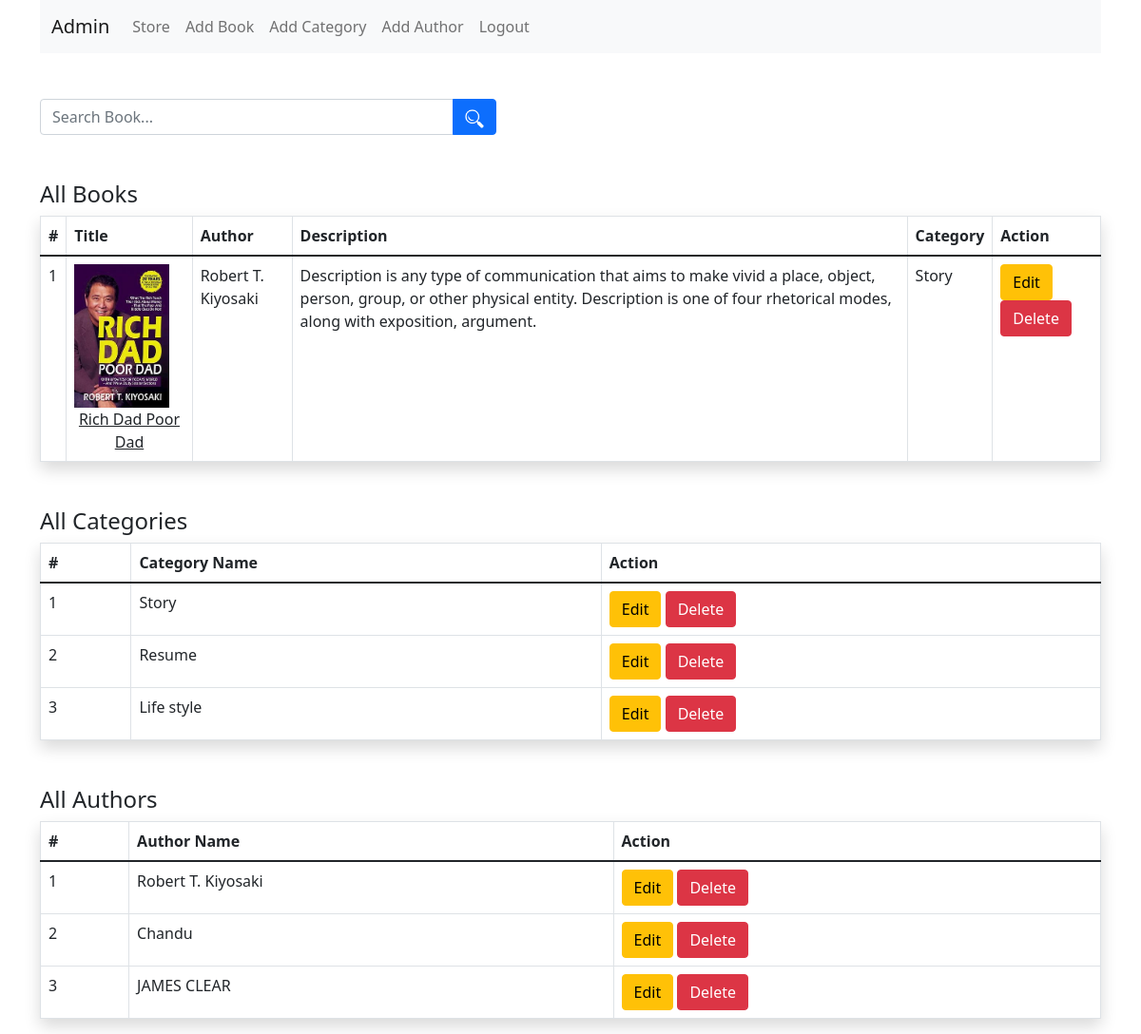
The page /admin.php (signed in) on the database its author committed.
### tables this page shows
CREATE TABLE `books` (
  `id` int(11) NOT NULL,
  `title` varchar(255) NOT NULL,
  `author_id` int(11) NOT NULL,
  `description` text NOT NULL,
  `category_id` int(11) NOT NULL,
  `cover` varchar(255) NOT NULL,
  `file` varchar(255) NOT NULL
);

CREATE TABLE `authors` (
  `id` int(11) NOT NULL,
  `name` varchar(255) NOT NULL
);

CREATE TABLE `categories` (
  `id` int(11) NOT NULL,
  `name` varchar(255) NOT NULL
);

### php/func-book.php (called while the page is built, shortened)
<?php
function get_all_books($con)
{
    $sql  = "SELECT * FROM books ORDER bY id DESC";
    $stmt = $con->prepare($sql);
    $stmt->execute();
    if ($stmt->rowCount() > 0) {
        $books = $stmt->fetchAll();
    } else {
        $books = 0;
    }
    return $books;
}

### php/func-author.php (called while the page is built, shortened)
<?php
function get_all_author($con)
{
    $sql  = "SELECT * FROM authors";
    $stmt = $con->prepare($sql);
    $stmt->execute();
    if ($stmt->rowCount() > 0) {
        $authors = $stmt->fetchAll();
    } else {
        $authors = 0;
    }
    return $authors;
}

### php/func-category.php (called while the page is built, shortened)
<?php
function get_all_categories($con)
{
    $sql  = "SELECT * FROM categories";
    $stmt = $con->prepare($sql);
    $stmt->execute();
    if ($stmt->rowCount() > 0) {
        $categories = $stmt->fetchAll();
    } else {
        $categories = 0;
    }
    return $categories;
}

### admin.php (the view, shortened to what this page needs)
<?php
if (
    isset($_SESSION['user_id']) &&
    isset($_SESSION['user_email'])
) {
    include "db_conn.php";
    include "php/func-book.php";
    $books = get_all_books($conn);
    include "php/func-author.php";
    $authors = get_all_author($conn);
    include "php/func-category.php";
    $categories = get_all_categories($conn);
?>
<!DOCTYPE html>
<html lang="en">
<head>
    <link href="https://cdn.jsdelivr.net/npm/bootstrap@5.1.1/dist/css/bootstrap.min.css" rel="stylesheet"
>
</head>
<body>
    <div class="container">
        <nav class="navbar navbar-expand-lg navbar-light bg-light">
            <div class="container-fluid">
                <a class="navbar-brand" href="admin.php">Admin</a>
                <div class="collapse navbar-collapse" id="navbarSupportedContent">
                    <ul class="navbar-nav me-auto mb-2 mb-lg-0">
                        <li class="nav-item">
                            <a class="nav-link" aria-current="page" href="index.php">Store</a>
                        </li>
                        <li class="nav-item">
                            <a class="nav-link" href="add-book.php">Add Book</a>
                        </li>
                        <li class="nav-item">
                            <a class="nav-link" href="add-category.php">Add Category</a>
                        </li>
                        <li class="nav-item">
                            <a class="nav-link" href="add-author.php">Add Author</a>
                        </li>
                        <li class="nav-item">
                            <a class="nav-link" href="logout.php">Logout</a>
                        </li>
                    </ul>
                </div>
            </div>
        </nav>
        <form action="search.php" method="get" style="width: 100%; max-width: 30rem">
            <div class="input-group my-5">
                <input type="text" class="form-control" name="key" placeholder="Search Book..."
                    aria-label="Search Book..." aria-describedby="basic-addon2">
                <button class="input-group-text
		                 btn btn-primary" id="basic-addon2">
                    <img src="img/search.png" width="20">
                </button>
            </div>
        </form>
        <?php if ($books == 0) { ?>
        <div class="alert alert-warning
        	            text-center p-5" role="alert">
            <img src="img/empty.png" width="100">
            <br>
            There is no book in the database
        </div>
        <?php } else { ?>
        <h4>All Books</h4>
        <table class="table table-bordered shadow">
            <thead>
                <tr>
                    <th>#</th>
                    <th>Title</th>
                    <th>Author</th>
                    <th>Description</th>
                    <th>Category</th>
                    <th>Action</th>
                </tr>
            </thead>
            <tbody>
                <?php
                        $i = 0;
                        foreach ($books as $book) {
                            $i++;
                        ?>
                <tr>
                    <td><?= $i ?></td>
                    <td>
                        <img width="100" src="uploads/cover/<?= $book['cover'] ?>">
                        <a class="link-dark d-block
					           text-center" href="uploads/files/<?= $book['file'] ?>">
                            <?= $book['title'] ?>
                        </a>
                    </td>
                    <td>
                        <?php if ($authors == 0) {
                                        echo "Undefined";
                                    } else {
                                        foreach ($authors as $author) {
                                            if ($author['id'] == $book['author_id']) {
                                                echo $author['name'];
                                            }
                                        }
                                    }
                                    ?>
                    </td>
                    <td><?= $book['description'] ?></td>
                    <td>
                        <?php if ($categories == 0) {
                                        echo "Undefined";
                                    } else {
                                        foreach ($categories as $category) {
                                            if ($category['id'] == $book['category_id']) {
                                                echo $category['name'];
                                            }
                                        }
                                    }
                                    ?>
                    </td>
                    <td>
                        <a href="edit-book.php?id=<?= $book['id'] ?>" class="btn btn-warning">
                            Edit</a>
                        <a href="php/delete-book.php?id=<?= $book['id'] ?>" class="btn btn-danger">
                            Delete</a>
                    </td>
                </tr>
                <?php } ?>
            </tbody>
        </table>
        <?php } ?>
        <?php if ($categories == 0) { ?>
        <div class="alert alert-warning
        	            text-center p-5" role="alert">
            <img src="img/empty.png" width="100">
            <br>
            There is no category in the database
        </div>
        <?php } else { ?>
        <h4 class="mt-5">All Categories</h4>
        <table class="table table-bordered shadow">
            <thead>
                <tr>
                    <th>#</th>
                    <th>Category Name</th>
                    <th>Action</th>
                </tr>
            </thead>
            <tbody>
                <?php
                        $j = 0;
                        foreach ($categories as $category) {
                            $j++;
                        ?>
                <tr>
                    <td><?= $j ?></td>
                    <td><?= $category['name'] ?></td>
                    <td>
                        <a href="edit-category.php?id=<?= $category['id'] ?>" class="btn btn-warning">
                            Edit</a>
                        <a href="php/delete-category.php?id=<?= $category['id'] ?>" class="btn btn-danger">
                            Delete</a>
                    </td>
                </tr>
                <?php } ?>
            </tbody>
        </table>
        <?php } ?>
        <?php if ($authors == 0) { ?>
        <div class="alert alert-warning
        	            text-center p-5" role="alert">
            <img src="img/empty.png" width="100">
            <br>
            There is no author in the database
        </div>
        <?php } else { ?>
        <h4 class="mt-5">All Authors</h4>
        <table class="table table-bordered shadow">
            <thead>
                <tr>
                    <th>#</th>
                    <th>Author Name</th>
                    <th>Action</th>
                </tr>
            </thead>
            <tbody>
                <?php
                        $k = 0;
                        foreach ($authors as $author) {
                            $k++;
                        ?>
                <tr>
                    <td><?= $k ?></td>
                    <td><?= $author['name'] ?></td>
                    <td>
                        <a href="edit-author.php?id=<?= $author['id'] ?>" class="btn btn-warning">
                            Edit</a>
                        <a href="php/delete-author.php?id=<?= $author['id'] ?>" class="btn btn-danger">
                            Delete</a>
                    </td>
                </tr>
                <?php } ?>
            </tbody>
        </table>
        <?php } ?>
    </div>
</body>
</html>
<?php } else {
    header("Location: login.php");
    exit;
} ?>

### rows shown on the page
books: cover (picture), title "Rich Dad Poor Dad", description "Description is any type of communication that aims to make vivid a place, object, person, group, or other physical entity. Description is one of four rhetorical modes, along with exposition, argument."
authors: name "Robert T. Kiyosaki"
categories: name "Story"
categories: name "Resume"
categories: name "Life style"
authors: name "Chandu"
authors: name "JAMES CLEAR"
